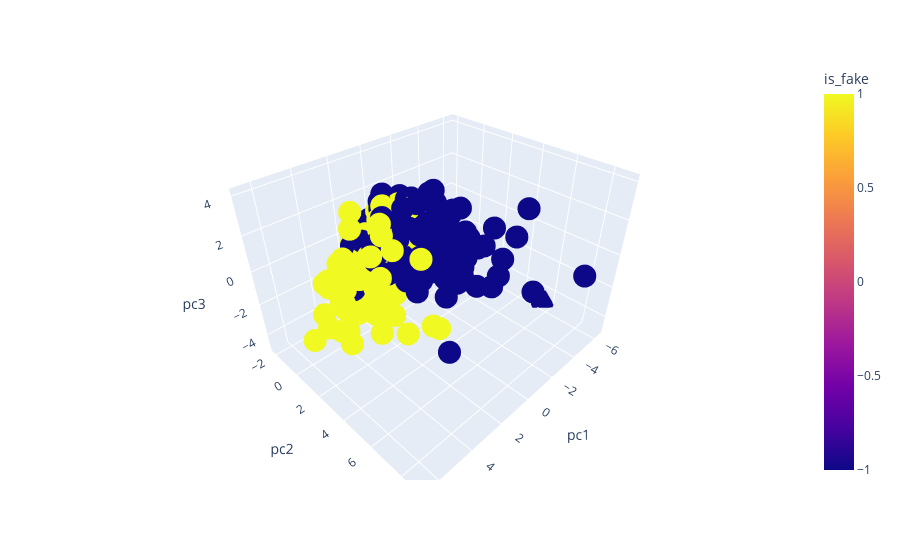

Write notebook code for a chart like this one.
### Code cell
import plotly.express as px

pcs = pd.DataFrame(list(zip(pc1, pc2, pc3, is_fake)),columns =['pc1', 'pc2', 'pc3', 'is_fake']) 
fig = px.scatter_3d(pcs, x='pc1', y='pc2', z='pc3',color='is_fake')
fig.show()

### Figure 1 — Plotly figure (JSON) as saved in the notebook; plotly's stock layout.template omitted (floating-point values rounded to 4 significant figures; data arrays with more than 128 entries replaced by an {"elided": "..."} marker saying what was removed)
{"data": [{"hovertemplate": "pc1=%{x}<br>pc2=%{y}<br>pc3=%{z}<br>is_fake=%{marker.color}<extra></extra>", "legendgroup": "", "marker": {"color": {"elided": "955 int values"}, "coloraxis": "coloraxis", "symbol": "circle"}, "mode": "markers", "name": "", "scene": "scene", "showlegend": false, "type": "scatter3d", "x": {"elided": "955 float values"}, "y": {"elided": "955 float values"}, "z": {"elided": "955 float values"}}], "layout": {"coloraxis": {"colorbar": {"title": {"text": "is_fake"}}, "colorscale": [[0, "#0d0887"], [0.1111, "#46039f"], [0.2222, "#7201a8"], [0.3333, "#9c179e"], [0.4444, "#bd3786"], [0.5556, "#d8576b"], [0.6667, "#ed7953"], [0.7778, "#fb9f3a"], [0.8889, "#fdca26"], [1, "#f0f921"]]}, "legend": {"tracegroupgap": 0}, "margin": {"t": 60}, "scene": {"domain": {"x": [0, 1], "y": [0, 1]}, "xaxis": {"title": {"text": "pc1"}}, "yaxis": {"title": {"text": "pc2"}}, "zaxis": {"title": {"text": "pc3"}}}}}
